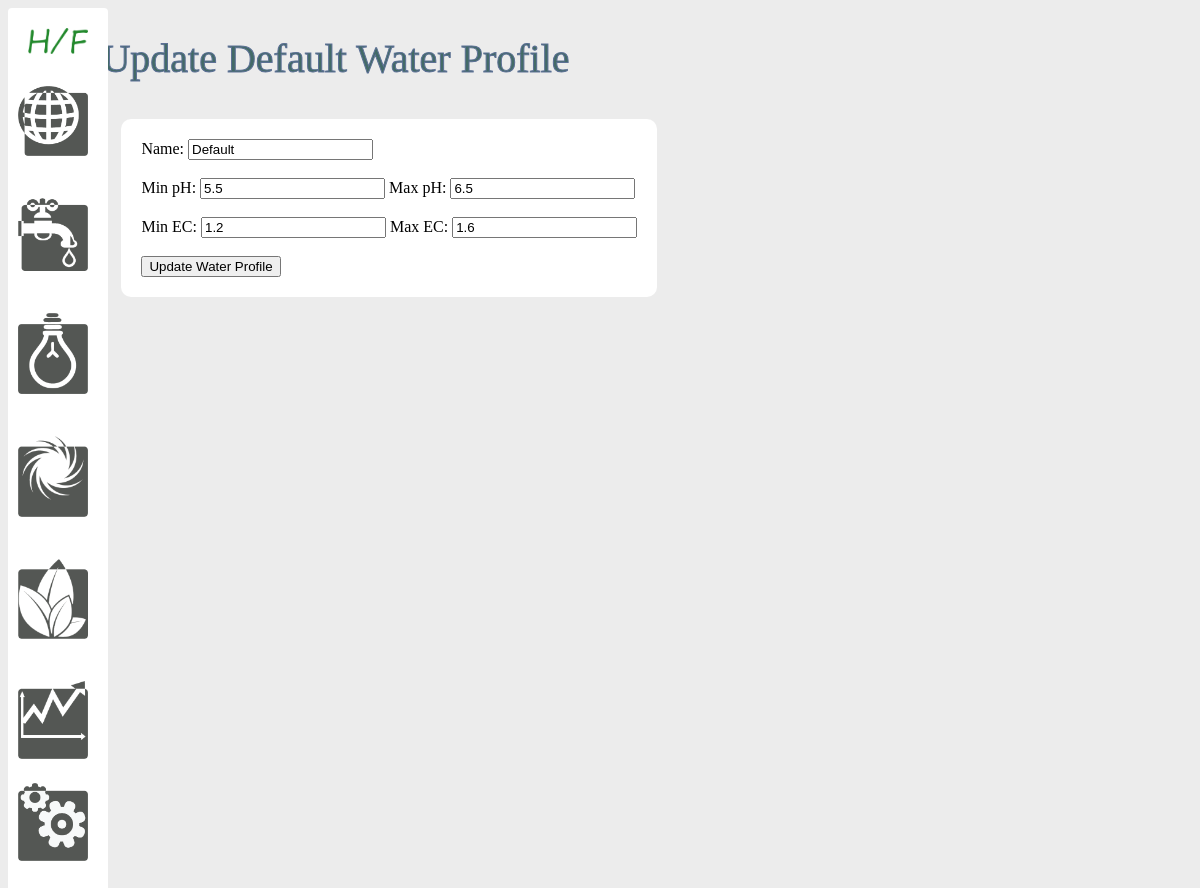
The page /update_water/1 on the database its author committed.
### models.py (models this page shows, shortened)
class Water(db.Model):
    id = db.Column(db.Integer, primary_key=True)
    name = db.Column(db.String(50), nullable=False)
    min_ph = db.Column(db.Float, default=5.5)
    max_ph = db.Column(db.Float, default=6.5)
    min_ec = db.Column(db.Float, default=1.2)
    max_ec = db.Column(db.Float, default=1.6)
    cycles = db.relationship('Cycle', backref='cycle')
    enviros = db.relationship('Enviro', backref='water', lazy=True)

### views.py (the view)
@app.route('/update_water/<int:id>', methods=['POST', 'GET'])
def update_water_profile(id):
    water = Water.query.get_or_404(id)
    if request.method == 'POST':
        water.name = request.form['name']
        water.min_ph = request.form['min_ph']
        water.max_ph = request.form['max_ph']
        water.min_ec = request.form['min_ec']
        water.max_ec = request.form['max_ec']
        try:
            db.session.commit()
            return redirect('/water')
        except:
            return 'There was an issue updating the water profile'
    else:
        return render_template('water/update_water.html', water=water)

### templates/water/update_water.html
{% extends 'layout.html' %}
{% block body %}
    <h1>Update {{water.name}} Water Profile</h1>
    <div class = "form">
        <form action="/update_water/{{water.id}}" method="POST" id="enviro-form">
            <div class = "left">
            <label>Name:</label>
            <input type="text" name="name" id="name" value="{{water.name}}">
            <br /><br />
            <label>Min pH: </label>
            <input type="text" name="min_ph" id="min_ph" value="{{water.min_ph}}">
            <label>Max pH: </label>
            <input type="text" name="max_ph" id="max_ph" value="{{water.max_ph}}">
            <br /><br />
            <label>Min EC: </label>
            <input type="text" name="min_ec" id="min_ec" value="{{water.min_ec}}">
            <label>Max EC: </label>
            <input type="text" name="max_ec" id="max_ec" value="{{water.max_ec}}">
            <br /><br />
            <input type="submit" value="Update Water Profile">
        </form>
    </div>
{% endblock %}

### static/css/main.css (style rules this page uses)
body { background: rgb(236,236,236); }
h1 { font-weight: normal; font-size: 2.5em; color: #436a67; -webkit-text-stroke-width: 1px; -webkit-text-stroke-color: rgb(92, 112, 149); }
.form { margin:20px; float:left; }
.form { background-color: #fff; padding:20px; border-radius: 10px; height: max-content; margin-top:10px; }
.left { float:left; }

### rows shown on the page
Water: name "Default", min_ph "5.5", max_ph "6.5", min_ec "1.2", max_ec "1.6"
